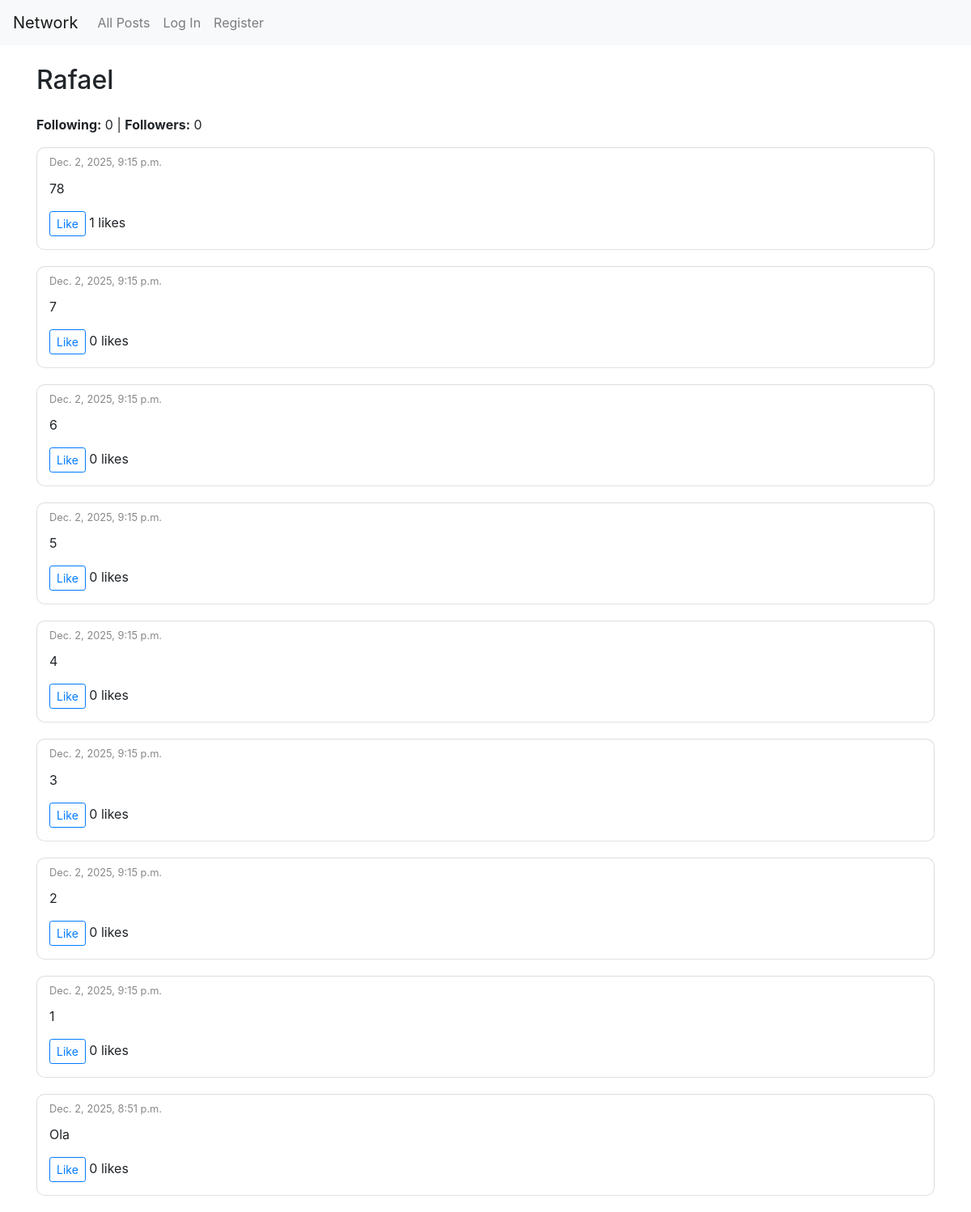
Before: /profile/Rafael with the older database file.
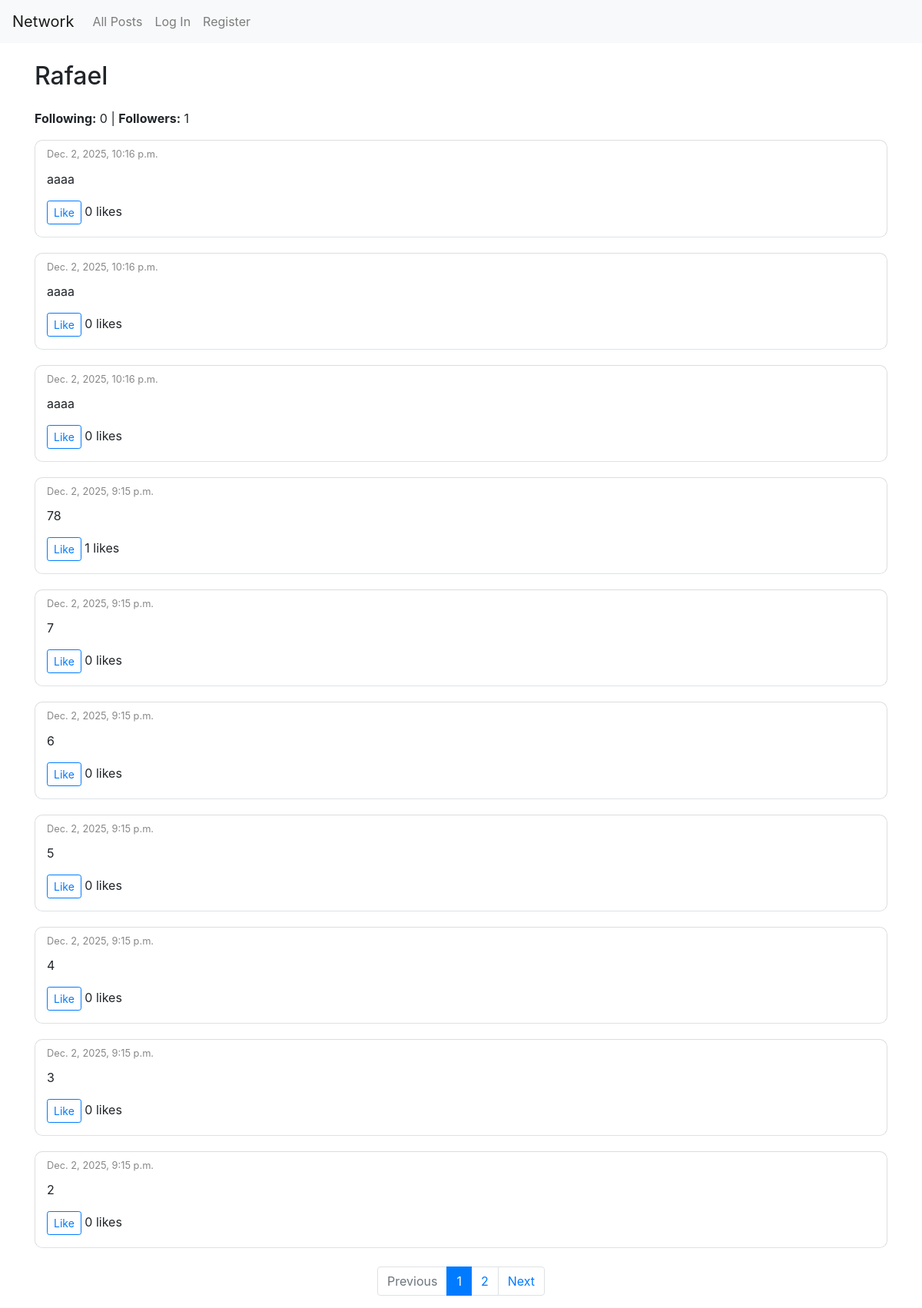
After: the same page with the newer database file.
### network/models.py (models this page shows)
class Post(models.Model):
    content = models.TextField(max_length=256)
    creator = models.ForeignKey("User", on_delete=models.CASCADE, related_name="creator")
    likes = models.ManyToManyField("User", related_name="likes", blank=True, null=True)
    time = models.DateTimeField(auto_now_add=True)

### network/views.py (the view, shortened to what this page needs)
# urls.py: path("profile/<str:creator>", views.profile, name="profile"),
def profile(request, creator):
    creatordata = User.objects.get(username=creator)
    is_following = False
    if request.user.is_authenticated:
        is_following = Follow.objects.filter(
            follower=request.user,
            followed=creatordata
        ).exists()
    follow = Follow.objects.all().filter(follower=creatordata)
    followedby = Follow.objects.all().filter(followed=creatordata)
    posts_list = Post.objects.filter(creator=creatordata).order_by("-time")
    paginator = Paginator(posts_list, 10)  # 10 posts por página
    page_number = request.GET.get("page")
    posts = paginator.get_page(page_number)
    return render(request, "network/profile.html",  {
        "creator": creatordata,
        "following": follow,
        "followers": followedby,
        "posts": posts,
        "is_following": is_following
    })

### network/templates/network/profile.html (shortened to what this page needs)
{% extends "network/layout.html" %}
{% block body %}
<div class="container mt-4">
    <div class="d-flex justify-content-between align-items-center mb-3">
        <h2>{{ creator.username }}</h2>
    </div>
    <p><strong>Following:</strong> {{ following.count }} |
       <strong>Followers:</strong> {{ followers.count }}</p>
    {% for post in posts %}
    <div class="post-card border-bottom pb-3 pt-2">
        <div class="post-header">
            <span class="post-time">{{ post.time }}</span>
        </div>
        <p id="content-{{ post.id }}">{{ post.content }}</p>
        {% if request.user == post.creator %}
            <button class="btn btn-sm btn-outline-secondary edit-btn" data-id="{{ post.id }}">Edit</button>
        {% else %}
            <button class="btn btn-sm btn-outline-primary like-btn" data-id="{{ post.id }}">
                {% if user in post.likes.all %}Unlike{% else %}Like{% endif %}
            </button>
            <span id="likes-{{ post.id }}" class="ms-2">
                {{ post.likes.count }}
            </span> likes
        {% endif %}
    </div>
    {% endfor %}
    {% include "network/pagination.html" %}
</div>
{% endblock %}

Changed rows visible on the page:
no longer on this page (row unchanged): Post: time "Dec. 2, 2025, 9:15 p.m.", content "1", shows "Like", likes.count "0"
no longer on this page (row unchanged): Post: time "Dec. 2, 2025, 8:51 p.m.", content "Ola", shows "Like", likes.count "0"
added Post: time "Dec. 2, 2025, 10:16 p.m.", content "aaaa", shows "Like", likes.count "0"
added Post: time "Dec. 2, 2025, 10:16 p.m.", content "aaaa", shows "Like", likes.count "0"
added Post: time "Dec. 2, 2025, 10:16 p.m.", content "aaaa", shows "Like", likes.count "0"
Other visible differences:
{{ followers.count }}: "0" → "1"
text now shown: "Previous Next"
new list line: "1"
new list line: "2"
